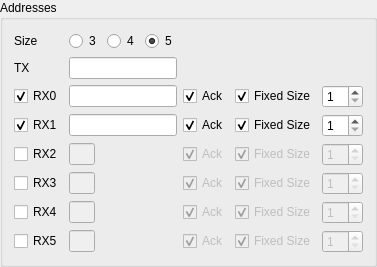
           <widget class="QGroupBox" name="adressesGroupBox">
            <property name="title">
             <string>Addresses</string>
            </property>
            <layout class="QGridLayout" name="gridLayout_4">
             <item row="5" column="0">
              <widget class="QCheckBox" name="enRX3">
               <property name="text">
                <string>RX3</string>
               </property>
              </widget>
             </item>
             <item row="3" column="0">
              <widget class="QCheckBox" name="enRX1">
               <property name="text">
                <string>RX1</string>
               </property>
               <property name="checked">
                <bool>true</bool>
               </property>
              </widget>
             </item>
             <item row="4" column="0">
              <widget class="QCheckBox" name="enRX2">
               <property name="text">
                <string>RX2</string>
               </property>
              </widget>
             </item>
             <item row="2" column="0">
              <widget class="QCheckBox" name="enRX0">
               <property name="text">
                <string>RX0</string>
               </property>
               <property name="checked">
                <bool>true</bool>
               </property>
              </widget>
             </item>
             <item row="1" column="1">
              <layout class="QHBoxLayout" name="horizontalLayout_26">
               <item>
                <widget class="QLineEdit" name="txAddress">
                 <property name="inputMask">
                  <string/>
                 </property>
                </widget>
               </item>
               <item>
                <spacer name="horizontalSpacer_12">
                 <property name="orientation">
                  <enum>Qt::Horizontal</enum>
                 </property>
                 <property name="sizeHint" stdset="0">
                  <size>
                   <width>40</width>
                   <height>20</height>
                  </size>
                 </property>
                </spacer>
               </item>
               <item>
                <spacer name="horizontalSpacer_11">
                 <property name="orientation">
                  <enum>Qt::Horizontal</enum>
                 </property>
                 <property name="sizeHint" stdset="0">
                  <size>
                   <width>40</width>
                   <height>20</height>
                  </size>
                 </property>
                </spacer>
               </item>
              </layout>
             </item>
             <item row="6" column="0">
              <widget class="QCheckBox" name="enRX4">
               <property name="text">
                <string>RX4</string>
               </property>
              </widget>
             </item>
             <item row="1" column="0">
              <widget class="QLabel" name="label_3">
               <property name="text">
                <string>TX</string>
               </property>
              </widget>
             </item>
             <item row="0" column="1">
              <layout class="QHBoxLayout" name="horizontalLayout_4">
               <item>
                <widget class="QRadioButton" name="addressWidth3">
                 <property name="text">
                  <string>3</string>
                 </property>
                </widget>
               </item>
               <item>
                <widget class="QRadioButton" name="addressWidth4">
                 <property name="text">
                  <string>4</string>
                 </property>
                </widget>
               </item>
               <item>
                <widget class="QRadioButton" name="addressWidth5">
                 <property name="text">
                  <string>5</string>
                 </property>
                 <property name="checked">
                  <bool>true</bool>
                 </property>
                </widget>
               </item>
               <item>
                <spacer name="horizontalSpacer_6">
                 <property name="orientation">
                  <enum>Qt::Horizontal</enum>
                 </property>
                 <property name="sizeHint" stdset="0">
                  <size>
                   <width>40</width>
                   <height>20</height>
                  </size>
                 </property>
                </spacer>
               </item>
              </layout>
             </item>
             <item row="0" column="0">
              <widget class="QLabel" name="label_2">
               <property name="text">
                <string>Size</string>
               </property>
              </widget>
             </item>
             <item row="7" column="0">
              <widget class="QCheckBox" name="enRX5">
               <property name="text">
                <string>RX5</string>
               </property>
              </widget>
             </item>
             <item row="5" column="1">
              <widget class="QFrame" name="rx3Settings">
               <property name="enabled">
                <bool>false</bool>
               </property>
               <layout class="QHBoxLayout" name="horizontalLayout_23">
                <property name="leftMargin">
                 <number>0</number>
                </property>
                <property name="topMargin">
                 <number>0</number>
                </property>
                <property name="rightMargin">
                 <number>0</number>
                </property>
                <property name="bottomMargin">
                 <number>0</number>
                </property>
                <item>
                 <layout class="QHBoxLayout" name="horizontalLayout_9">
                  <item>
                   <widget class="QLineEdit" name="rx3Address">
                    <property name="maximumSize">
                     <size>
                      <width>26</width>
                      <height>16777215</height>
                     </size>
                    </property>
                    <property name="inputMask">
                     <string/>
                    </property>
                   </widget>
                  </item>
                  <item>
                   <widget class="QLabel" name="rx3Label">
                    <property name="text">
                     <string/>
                    </property>
                   </widget>
                  </item>
                  <item>
                   <spacer name="horizontalSpacer_8">
                    <property name="orientation">
                     <enum>Qt::Horizontal</enum>
                    </property>
                    <property name="sizeHint" stdset="0">
                     <size>
                      <width>40</width>
                      <height>20</height>
                     </size>
                    </property>
                   </spacer>
                  </item>
                 </layout>
                </item>
                <item>
                 <widget class="QCheckBox" name="autoAckRx3">
                  <property name="text">
                   <string>Ack</string>
                  </property>
                  <property name="checked">
                   <bool>true</bool>
                  </property>
                 </widget>
                </item>
                <item>
                 <layout class="QHBoxLayout" name="horizontalLayout_17">
                  <item>
                   <widget class="QCheckBox" name="fixedPacketSizeRx3">
                    <property name="text">
                     <string>Fixed Size</string>
                    </property>
                    <property name="checked">
                     <bool>true</bool>
                    </property>
                   </widget>
                  </item>
                  <item>
                   <widget class="QSpinBox" name="packetSizeRx3">
                    <property name="minimum">
                     <number>1</number>
                    </property>
                    <property name="maximum">
                     <number>32</number>
                    </property>
                   </widget>
                  </item>
                 </layout>
                </item>
               </layout>
              </widget>
             </item>
             <item row="7" column="1">
              <widget class="QFrame" name="rx5Settings">
               <property name="enabled">
                <bool>false</bool>
               </property>
               <layout class="QHBoxLayout" name="horizontalLayout_25">
                <property name="leftMargin">
                 <number>0</number>
                </property>
                <property name="topMargin">
                 <number>0</number>
                </property>
                <property name="rightMargin">
                 <number>0</number>
                </property>
                <property name="bottomMargin">
                 <number>0</number>
                </property>
                <item>
                 <layout class="QHBoxLayout" name="horizontalLayout_11">
                  <item>
                   <widget class="QLineEdit" name="rx5Address">
                    <property name="maximumSize">
                     <size>
                      <width>26</width>
                      <height>16777215</height>
                     </size>
                    </property>
                    <property name="inputMask">
                     <string/>
                    </property>
                   </widget>
                  </item>
                  <item>
                   <widget class="QLabel" name="rxLabel">
                    <property name="text">
                     <string/>
                    </property>
                   </widget>
                  </item>
                  <item>
                   <spacer name="horizontalSpacer_10">
                    <property name="orientation">
                     <enum>Qt::Horizontal</enum>
                    </property>
                    <property name="sizeHint" stdset="0">
                     <size>
                      <width>40</width>
                      <height>20</height>
                     </size>
                    </property>
                   </spacer>
                  </item>
                 </layout>
                </item>
                <item>
                 <widget class="QCheckBox" name="autoAckRx5">
                  <property name="text">
                   <string>Ack</string>
                  </property>
                  <property name="checked">
                   <bool>true</bool>
                  </property>
                 </widget>
                </item>
                <item>
                 <layout class="QHBoxLayout" name="horizontalLayout_19">
                  <item>
                   <widget class="QCheckBox" name="fixedPacketSizeRx5">
                    <property name="text">
                     <string>Fixed Size</string>
                    </property>
                    <property name="checked">
                     <bool>true</bool>
                    </property>
                   </widget>
                  </item>
                  <item>
                   <widget class="QSpinBox" name="packetSizeRx5">
                    <property name="minimum">
                     <number>1</number>
                    </property>
                    <property name="maximum">
                     <number>32</number>
                    </property>
                   </widget>
                  </item>
                 </layout>
                </item>
               </layout>
              </widget>
             </item>
             <item row="4" column="1">
              <widget class="QFrame" name="rx2Settings">
               <property name="enabled">
                <bool>false</bool>
               </property>
               <layout class="QHBoxLayout" name="horizontalLayout_22">
                <property name="leftMargin">
                 <number>0</number>
                </property>
                <property name="topMargin">
                 <number>0</number>
                </property>
                <property name="rightMargin">
                 <number>0</number>
                </property>
                <property name="bottomMargin">
                 <number>0</number>
                </property>
                <item>
                 <layout class="QHBoxLayout" name="horizontalLayout_8">
                  <item>
                   <widget class="QLineEdit" name="rx2Address">
                    <property name="sizePolicy">
                     <sizepolicy hsizetype="Minimum" vsizetype="Fixed">
                      <horstretch>0</horstretch>
                      <verstretch>0</verstretch>
                     </sizepolicy>
                    </property>
                    <property name="minimumSize">
                     <size>
                      <width>0</width>
                      <height>0</height>
                     </size>
                    </property>
                    <property name="maximumSize">
                     <size>
                      <width>26</width>
                      <height>16777215</height>
                     </size>
                    </property>
                    <property name="inputMask">
                     <string/>
                    </property>
                    <property name="text">
                     <string/>
                    </property>
                    <property name="maxLength">
                     <number>32767</number>
                    </property>
                   </widget>
                  </item>
                  <item>
                   <widget class="QLabel" name="rx2Label">
                    <property name="text">
                     <string/>
                    </property>
                   </widget>
                  </item>
                  <item>
                   <spacer name="horizontalSpacer_7">
                    <property name="orientation">
                     <enum>Qt::Horizontal</enum>
                    </property>
                    <property name="sizeHint" stdset="0">
                     <size>
                      <width>40</width>
                      <height>20</height>
                     </size>
                    </property>
                   </spacer>
                  </item>
                 </layout>
                </item>
                <item>
                 <widget class="QCheckBox" name="autoAckRx2">
                  <property name="text">
                   <string>Ack</string>
                  </property>
                  <property name="checked">
                   <bool>true</bool>
                  </property>
                 </widget>
                </item>
                <item>
                 <layout class="QHBoxLayout" name="horizontalLayout_16">
                  <item>
                   <widget class="QCheckBox" name="fixedPacketSizeRx2">
                    <property name="text">
                     <string>Fixed Size</string>
                    </property>
                    <property name="checked">
                     <bool>true</bool>
                    </property>
                   </widget>
                  </item>
                  <item>
                   <widget class="QSpinBox" name="packetSizeRx2">
                    <property name="minimum">
                     <number>1</number>
                    </property>
                    <property name="maximum">
                     <number>32</number>
                    </property>
                   </widget>
                  </item>
                 </layout>
                </item>
               </layout>
              </widget>
             </item>
             <item row="6" column="1">
              <widget class="QFrame" name="rx4Settings">
               <property name="enabled">
                <bool>false</bool>
               </property>
               <layout class="QHBoxLayout" name="horizontalLayout_24">
                <property name="leftMargin">
                 <number>0</number>
                </property>
                <property name="topMargin">
                 <number>0</number>
                </property>
                <property name="rightMargin">
                 <number>0</number>
                </property>
                <property name="bottomMargin">
                 <number>0</number>
                </property>
                <item>
                 <layout class="QHBoxLayout" name="horizontalLayout_10">
                  <item>
                   <widget class="QLineEdit" name="rx4Address">
                    <property name="maximumSize">
                     <size>
                      <width>26</width>
                      <height>16777215</height>
                     </size>
                    </property>
                    <property name="inputMask">
                     <string/>
                    </property>
                   </widget>
                  </item>
                  <item>
                   <widget class="QLabel" name="rx4Label">
                    <property name="text">
                     <string/>
                    </property>
                   </widget>
                  </item>
                  <item>
                   <spacer name="horizontalSpacer_9">
                    <property name="orientation">
                     <enum>Qt::Horizontal</enum>
                    </property>
                    <property name="sizeHint" stdset="0">
                     <size>
                      <width>40</width>
                      <height>20</height>
                     </size>
                    </property>
                   </spacer>
                  </item>
                 </layout>
                </item>
                <item>
                 <widget class="QCheckBox" name="autoAckRx4">
                  <property name="text">
                   <string>Ack</string>
                  </property>
                  <property name="checked">
                   <bool>true</bool>
                  </property>
                 </widget>
                </item>
                <item>
                 <layout class="QHBoxLayout" name="horizontalLayout_18">
                  <item>
                   <widget class="QCheckBox" name="fixedPacketSizeRx4">
                    <property name="text">
                     <string>Fixed Size</string>
                    </property>
                    <property name="checked">
                     <bool>true</bool>
                    </property>
                   </widget>
                  </item>
                  <item>
                   <widget class="QSpinBox" name="packetSizeRx4">
                    <property name="minimum">
                     <number>1</number>
                    </property>
                    <property name="maximum">
                     <number>32</number>
                    </property>
                   </widget>
                  </item>
                 </layout>
                </item>
               </layout>
              </widget>
             </item>
             <item row="2" column="1">
              <widget class="QFrame" name="rx0Settings_2">
               <layout class="QHBoxLayout" name="rx0Settings">
                <property name="spacing">
                 <number>6</number>
                </property>
                <property name="leftMargin">
                 <number>0</number>
                </property>
                <property name="topMargin">
                 <number>0</number>
                </property>
                <property name="rightMargin">
                 <number>0</number>
                </property>
                <property name="bottomMargin">
                 <number>0</number>
                </property>
                <item>
                 <widget class="QLineEdit" name="rx0Address">
                  <property name="inputMask">
                   <string/>
                  </property>
                 </widget>
                </item>
                <item>
                 <widget class="QCheckBox" name="autoAckRx0">
                  <property name="text">
                   <string>Ack</string>
                  </property>
                  <property name="checked">
                   <bool>true</bool>
                  </property>
                 </widget>
                </item>
                <item>
                 <layout class="QHBoxLayout" name="horizontalLayout_14">
                  <item>
                   <widget class="QCheckBox" name="fixedPacketSizeRx0">
                    <property name="enabled">
                     <bool>true</bool>
                    </property>
                    <property name="text">
                     <string>Fixed Size</string>
                    </property>
                    <property name="checked">
                     <bool>true</bool>
                    </property>
                   </widget>
                  </item>
                  <item>
                   <widget class="QSpinBox" name="packetSizeRx0">
                    <property name="enabled">
                     <bool>true</bool>
                    </property>
                    <property name="minimum">
                     <number>1</number>
                    </property>
                    <property name="maximum">
                     <number>32</number>
                    </property>
                   </widget>
                  </item>
                 </layout>
                </item>
               </layout>
              </widget>
             </item>
             <item row="3" column="1">
              <widget class="QFrame" name="rx1Settings">
               <layout class="QHBoxLayout" name="horizontalLayout_21">
                <property name="leftMargin">
                 <number>0</number>
                </property>
                <property name="topMargin">
                 <number>0</number>
                </property>
                <property name="rightMargin">
                 <number>0</number>
                </property>
                <property name="bottomMargin">
                 <number>0</number>
                </property>
                <item>
                 <widget class="QLineEdit" name="rx1Address">
                  <property name="inputMask">
                   <string/>
                  </property>
                 </widget>
                </item>
                <item>
                 <widget class="QCheckBox" name="autoAckRx1">
                  <property name="text">
                   <string>Ack</string>
                  </property>
                  <property name="checked">
                   <bool>true</bool>
                  </property>
                 </widget>
                </item>
                <item>
                 <layout class="QHBoxLayout" name="horizontalLayout_15">
                  <item>
                   <widget class="QCheckBox" name="fixedPacketSizeRx1">
                    <property name="enabled">
                     <bool>true</bool>
                    </property>
                    <property name="text">
                     <string>Fixed Size</string>
                    </property>
                    <property name="checked">
                     <bool>true</bool>
                    </property>
                   </widget>
                  </item>
                  <item>
                   <widget class="QSpinBox" name="packetSizeRx1">
                    <property name="enabled">
                     <bool>true</bool>
                    </property>
                    <property name="minimum">
                     <number>1</number>
                    </property>
                    <property name="maximum">
                     <number>32</number>
                    </property>
                   </widget>
                  </item>
                 </layout>
                </item>
               </layout>
              </widget>
             </item>
            </layout>
           </widget>
